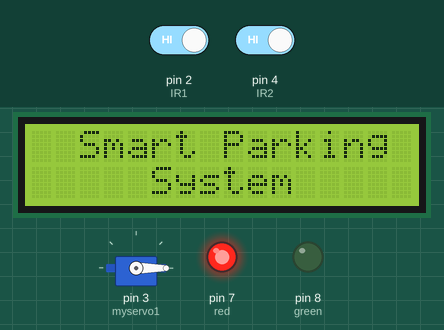
A sketch run on a simulated Arduino Uno, built with avr-gcc and run on an emulated ATmega328P. Shown: servo, 16×2 character LCD, output pins drawn as LEDs (lit = HIGH). The inputs (shaded band) are chosen by the test bench; at power-on: pin 2 (IR1) HIGH, pin 4 (IR2) HIGH.

Above: at 1.2 s.
1.3 s: pin 2 (IR1) driven LOW
At 4.0 s:
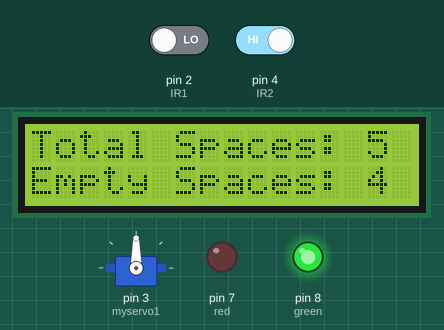
4.3 s: pin 2 (IR1) driven HIGH
At 5.8 s:
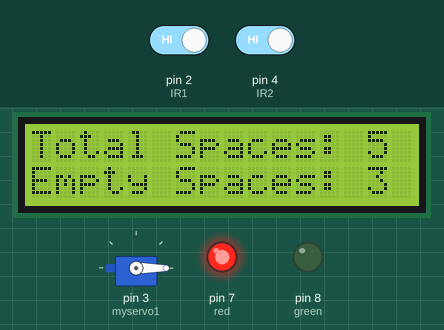
6.8 s: pin 4 (IR2) driven LOW
At 7.7 s:
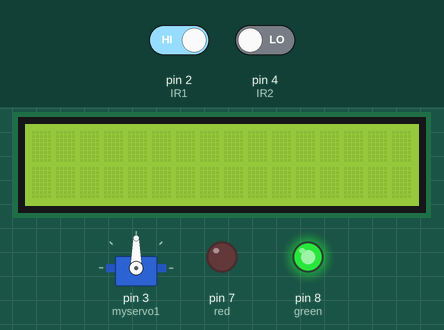
Timing chart, 0 to 12.3 s (numbered marks = the images above; inputs shaded):
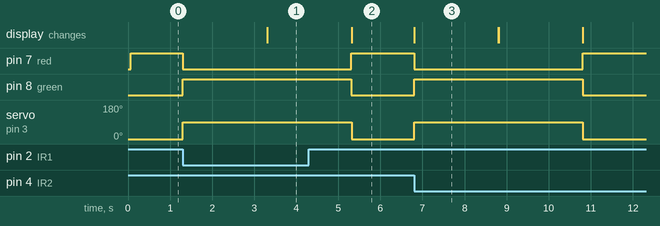

The sketch:

Car_Parking_System.ino
```cpp
#include <LiquidCrystal.h>// initialize the library with the numbers of the interface pins
LiquidCrystal lcd(A0, A1, A2, A3, A4, A5);
#include <Servo.h> //includes the servo library

Servo myservo1; // servomotor
int IR1 = 2; // infra_rouge
int IR2 = 4; // infra_rouge

int Bi_Led= 7; // led bicolor red and green

int IR1_etat;
int IR2_etat;

int green = 8;
int red = 7;

int Total = 5;
int Full = 0;
int Empty = 0;

void setup() {
pinMode(IR1, INPUT); // pinMote for declaration input or output
pinMode(IR2, INPUT);
pinMode(red, OUTPUT); // bi color led : red
pinMode(green, OUTPUT); // bi color led : green

myservo1.attach(3); // pin (port 3 arduino)/
myservo1.write(0);

lcd.begin(16, 2);  //  17 colones  3 lignes for show LCD
lcd.setCursor (0,0); // position in LCD 1st line
lcd.print("  Smart Parking ");
lcd.setCursor (0,1);
lcd.print("     System     ");
//delay (1000);
//lcd.clear();
digitalWrite(red,HIGH);
digitalWrite(green,LOW);
}

void loop(){

IR1_etat = digitalRead (IR1);
IR2_etat = digitalRead (IR2);

if(IR1_etat == 0 && IR2_etat == 1 ){ // presence d'un vehicule à lentree et absence d'un vehicule à la sortie

     if(Full< Total) // véhicule veut entrer et il y des places vides
     {
          digitalWrite(red,LOW);
         digitalWrite(green,HIGH);
        myservo1.write(90);
        delay(2000); // attendre l'entree de la voiture.
        digitalWrite(green,LOW);
         digitalWrite(red,HIGH);
        myservo1.write(0);
        //delay(1000); // barrire attend 1 s apres sa fermeture
        Full=Full+1;
        Empty=Total-Full;
        lcd.clear();
        lcd.setCursor (0,0);
        lcd.print("Total Spaces: ");
        lcd.print(Total);

        lcd.setCursor (0,1);
        lcd.print("Empty Spaces: ");
        lcd.print(Empty);
     }

   if( Full== Total) { // véhicule veut enter et parking full

    digitalWrite(green,LOW);
    digitalWrite(red,HIGH);
    myservo1.write(0);
    lcd.clear();
    lcd.setCursor (0,0);
    lcd.print("Total Spaces: ");
    lcd.print(Total);
    lcd.setCursor (0,1);
    lcd.print(" Full ");

    }
}

if (IR2_etat == 0 && IR1_etat == 1 && Empty < Total) // vehicule veut sortir */
   {

    lcd.clear();
    digitalWrite(red,LOW);
    digitalWrite(green,HIGH);
    myservo1.write(90);
    delay(2000); // attendre la sortie du véhicule
    digitalWrite(green,LOW);
    digitalWrite(red,HIGH);
    myservo1.write(0);
    //delay(1000);
    Full=Full-1;
    Empty=Total-Full;
    lcd.setCursor (0,0);
    lcd.print("Total Spaces: ");
    lcd.print(Total);

    lcd.setCursor (0,1);
    lcd.print("Empty Spaces: ");
    lcd.print(Empty);
      }
}
```

Measured:
- after the input at 1.3 s, pin 7 (red): HIGH → LOW at once; pin 8 (green): LOW → HIGH at once; servo on pin 3 (myservo1): 0° → 90° at once; the display: changes after 2.0 s (image 1)
- after the input at 4.3 s, pin 7 (red): LOW → HIGH after 1.0 s; pin 8 (green): HIGH → LOW after 1.0 s; servo on pin 3 (myservo1): 90° → 0° after 1.0 s
- after the input at 6.8 s, pin 7 (red): HIGH → LOW at once, → HIGH 4.0 s later; pin 8 (green): LOW → HIGH at once, → LOW 4.0 s later; servo on pin 3 (myservo1): 0° → 90° at once, → 0° 4.0 s later; the display: changes at once (image 3)
- what the display in image 3 shows lasts 2.0 s, from 6.8 s to 8.8 s
